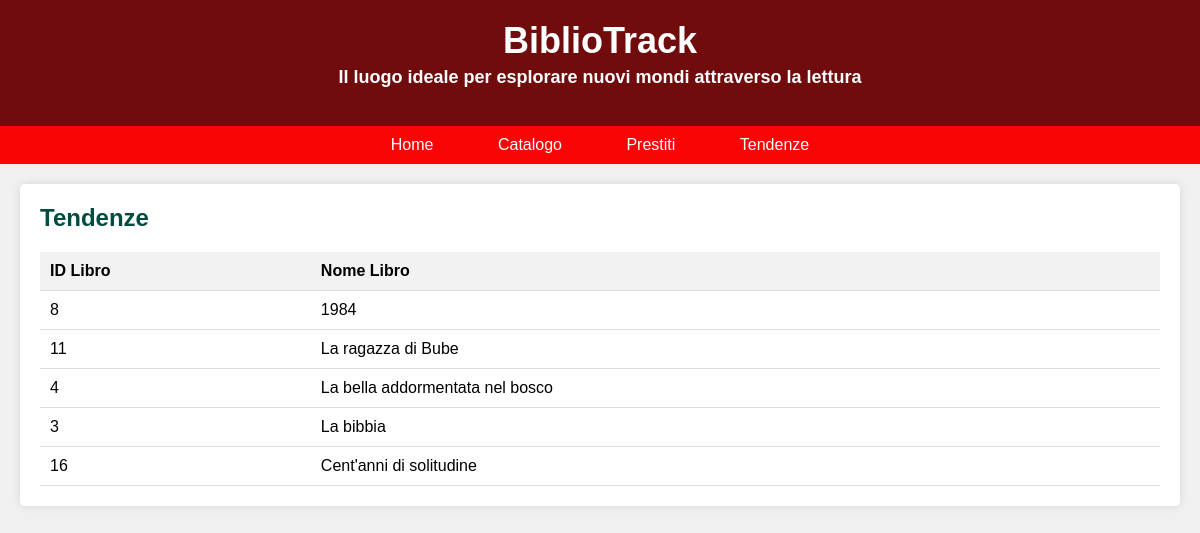
Page /tendenze.php on the earlier database version.
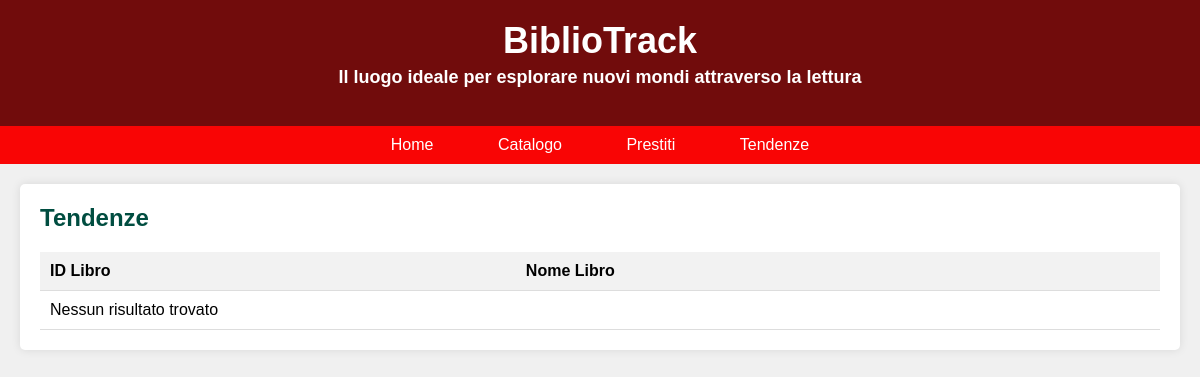
Same page on the later database version.
### tables this page shows
CREATE TABLE `libri` (
  `PK_Id_libro` int(11) NOT NULL,
  `Titolo` varchar(100) NOT NULL,
  `Autore` varchar(50) NOT NULL,
  `Casa_editrice` varchar(50) NOT NULL,
  `Anno_pubblicazione` int(4) DEFAULT NULL,
  `Collana` varchar(50) DEFAULT NULL,
  `Genere` varchar(50) DEFAULT NULL,
  `stato` tinyint(4) DEFAULT 0
);

### tendenze.php (the view, shortened to what this page needs)
<?php
$servername = "localhost";
$username = "root";
$password = "Ruozzi1234";
$dbname = "bibliotrack";
?>
<!DOCTYPE html>
<html lang="it">
<head>
</head>
<body>
    <header id='header'>
        <h1>BiblioTrack</h1>
        <h3>Il luogo ideale per esplorare nuovi mondi attraverso la lettura</h3>
    </header>
    <nav>
        <a href="index.html">Home</a>
        <a href="catalogo.php">Catalogo</a>
        <a href="prestiti.html">Prestiti</a>
        <a href="tendenze.php">Tendenze</a>
    </nav>
    <div class="container">
        <section class="catalog-section">
            <h2>Tendenze</h2>
            <table>
                <thead>
                    <tr>
                        <th>ID Libro</th>
                        <th>Nome Libro</th>
                    </tr>
                </thead>
                <tbody>
                    <?php
                    $conn = new mysqli($servername, $username, $password, $dbname);
                    $sql = $sql = "SELECT l.PK_Id_libro, l.Titolo
                    FROM libri l
                    JOIN (
                        SELECT FK_Id_libro
                        FROM prestiti
                        GROUP BY FK_Id_libro
                        ORDER BY COUNT(*) DESC
                        LIMIT 5
                    ) p ON l.PK_Id_libro = p.FK_Id_libro";
                    $result = $conn->query($sql);
                    if ($result!==false && $result->num_rows > 0) {
                        while($row = $result->fetch_assoc()) {
                            echo "<tr><td>" . $row["PK_Id_libro"] . "</td><td>" . $row["Titolo"] . "</td></tr>";
                        }
                    } else {
                        echo "<tr><td colspan='2'>Nessun risultato trovato</td></tr>";
                    }
                    ?>
                </tbody>
            </table>
        </section>
    </div>
</body>
</html>

Differences in the rows shown:
no longer on this page (row unchanged): libri: PK_Id_libro "8", Titolo "1984"
no longer on this page (row unchanged): libri: PK_Id_libro "11", Titolo "La ragazza di Bube"
no longer on this page (row unchanged): libri: PK_Id_libro "4", Titolo "La bella addormentata nel bosco"
no longer on this page (row edited): libri: PK_Id_libro "3", Titolo "La bibbia"
no longer on this page (row unchanged): libri: PK_Id_libro "16", Titolo "Cent'anni di solitudine"
Other differences:
text now shown: "Nessun risultato trovato"
